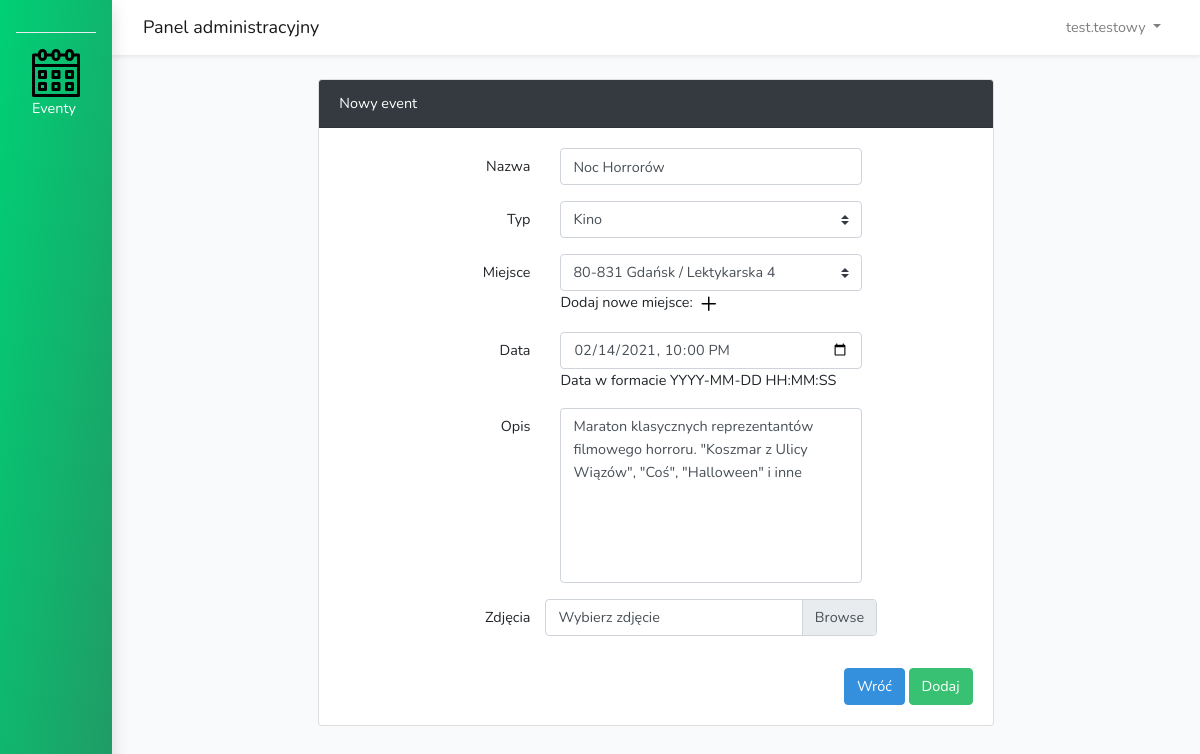
Page /panel/editevent.php?id=9 (signed in) on the committed database.
### tables this page shows
CREATE TABLE `events` (
  `EventId` int(11) NOT NULL,
  `Name` text NOT NULL,
  `Description` text NOT NULL,
  `PlaceID` int(11) NOT NULL,
  `TypeID` int(11) NOT NULL,
  `Date` datetime NOT NULL
);

### panel/editevent.php (the view, shortened to what this page needs)
<?php
require_once "config.php";
    $sql = "SELECT * FROM types";
    if($types = mysqli_prepare($link, $sql)){
        if(mysqli_stmt_execute($types)){
            mysqli_stmt_store_result($types);
            mysqli_stmt_bind_result($types, $typeID, $type);
        }
    }
    $sql = "SELECT * FROM places";
    if($places = mysqli_prepare($link, $sql)){
        if(mysqli_stmt_execute($places)){
            mysqli_stmt_store_result($places);
            mysqli_stmt_bind_result($places, $placeID, $city, $street, $number, $postal);
        }
    }
$sql = "SELECT Name, Description, PlaceID, TypeID, Date FROM events WHERE EventID = ".$_GET['id'];
$result = $link->query($sql);
    while ($rekord=$result->fetch_object()) {
    $eventName = $rekord->Name;
    $eventDesc = $rekord->Description;
    $eventPlace = $rekord->PlaceID;
    $eventType = $rekord->TypeID;
    $eventDate = $rekord->Date;
    }
?>
<!DOCTYPE html>
<html lang="pl">
<head>
    <link rel="stylesheet" href="app.css" type="text/css">
</head>
    <?php include('content.php');
    ?>
    <div class="col-md-8 mx-auto">
        <div class="card">
            <div class="card-header bg-dark text-white">Nowy event</div>
            <div class="card-body">
                <form method="post" action="update.php" enctype="multipart/form-data" id='event_form'>
                    <div class="form-group row">
                        <label for="name" class="col-md-4 col-form-label text-md-right">Nazwa</label>
                        <div class="col-md-6">
                            <input id="name" type="text" class="form-control" name="name" required autocomplete="on" value="<?php echo htmlspecialchars($eventName)?>" autofocus>
                        </div>
                    </div>
                    <div class="form-group row">
                        <label for="type" class="col-md-4 col-form-label text-md-right">Typ</label>
                        <div class="col-md-6">
                            <select id='type' name='type' class='custom-select' required>
                                <?php
                                    while(mysqli_stmt_fetch($types)){
                                        echo "<option value='".$typeID."' ";
                                        if ($eventType==$typeID) echo 'selected="selected"';
                                        echo ">".$type."</option>";
                                    }
                                ?>
                            </select>
                        </div>
                    </div>
                    <div class="form-group row">
                        <label for="place" class="col-md-4 col-form-label text-md-right">Miejsce</label>
                        <div class="col-md-6">
                            <select id='place' name='place' class='custom-select' required>
                                <?php
                                    while(mysqli_stmt_fetch($places)){
                                        echo "<option value='".$placeID."' ";
                                        if ($eventPlace==$placeID) echo 'selected="selected"';
                                        echo ">".$postal." ".$city." / ".$street." ".$number."</option>";
                                    }
                                ?>
                            </select>
                            <span>Dodaj nowe miejsce:
                                <a href="newplace.php" target="_blank"><svg xmlns="http://www.w3.org/2000/svg" viewBox="0 0 24 24" width="24" height="24"><path fill-rule="evenodd" d="M11.75 4.5a.75.75 0 01.75.75V11h5.75a.75.75 0 010 1.5H12.5v5.75a.75.75 0 01-1.5 0V12.5H5.25a.75.75 0 010-1.5H11V5.25a.75.75 0 01.75-.75z"></path></svg></a>
                            </span>
                        </div>
                    </div>
                    <div class="form-group row">
                        <label for="date" class="col-md-4 col-form-label text-md-right">Data</label>
                        <div class="col-md-6">
                            <input type='datetime-local' class='form-control' name='date' id='date' value="<?php echo htmlspecialchars($eventDate)?>" required/>
                            <span>Data w formacie YYYY-MM-DD HH:MM:SS</span>
                        </div>
                    </div>
                    <div class="form-group row">
                        <label for="descr" class="col-md-4 col-form-label text-md-right">Opis</label>
                        <div class="col-md-6">
                            <textarea class='form-control' rows='7' id='descr' name='descr' style="resize:none;" placeholder='Opis' required><?php echo htmlspecialchars($eventDesc)?></textarea>
                        </div>
                    </div>
                    <div class="form-group row mb-3">
                        <label class="col-md-4 col-form-label text-md-right">Zdjęcia</label>
                        <div class="custom-file col-md-6">
                            <label class="custom-file-label" for="inputFile">Wybierz zdjęcie</label>
                        </div>
                        <div class="col-md-4"></div>
                    </div>
                </form>
                <div class="row">
                    <div class="col-md-9"></div>
                    <div class="col-md-3 text-right">
                        <a href="events.php" class='btn btn-primary text-white'>Wróć</a>
                        <button type="submit" class='btn btn-success' form='event_form'>Dodaj</button>
                    </div>
                </div>
            </div>
        </div>
    </div>
                        </main>
                    </div>
                </div>
            </div>
        </div>
    </body>
</html>

### rows in the picture
events: name "Noc Horrorów", type "Kino", place "80-831 Gdańsk / Lektykarska 4", date "02/14/2021 22:00", descr "Maraton klasycznych reprezentantów filmowego horroru. \"Koszmar z Ulicy Wiązów\", \"Coś\", \"Halloween\" i inne"

### other values in the picture
$_SESSION['username'] "test.testowy"
